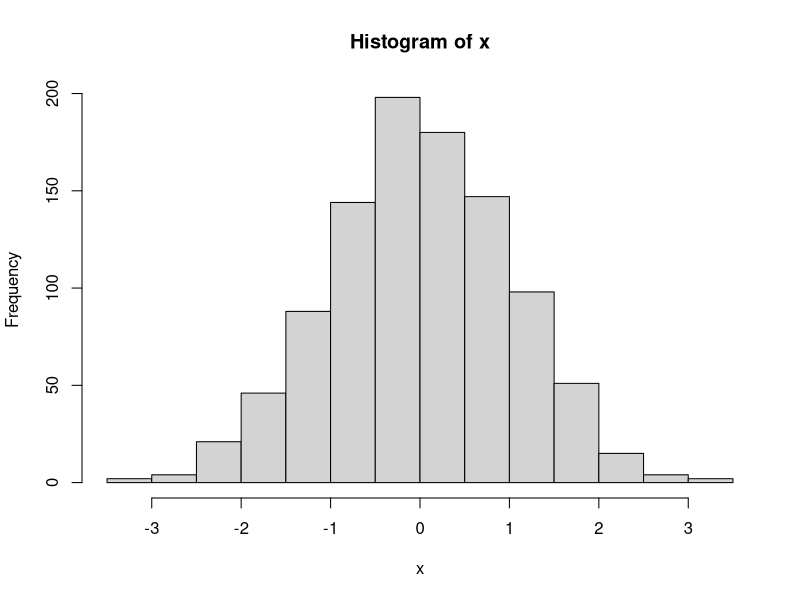

This chart was generated by the following R code:
## ---- chunk 1
knitr::opts_chunk$set(echo = TRUE)
## ---- chunk 2
x <- rnorm(1000, mean=0, sd=1)
hist(x)
